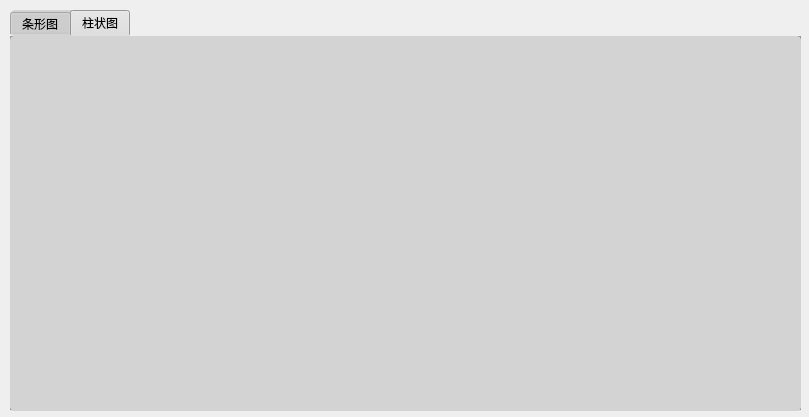
<?xml version="1.0" encoding="UTF-8"?>
<ui version="4.0">
 <class>Form</class>
 <widget class="QWidget" name="Form">
  <property name="geometry">
   <rect>
    <x>0</x>
    <y>0</y>
    <width>809</width>
    <height>417</height>
   </rect>
  </property>
  <property name="windowTitle">
   <string>Form</string>
  </property>
  <widget class="QTabWidget" name="tabWidgetBar">
   <property name="geometry">
    <rect>
     <x>10</x>
     <y>10</y>
     <width>791</width>
     <height>401</height>
    </rect>
   </property>
   <property name="styleSheet">
    <string notr="true">background-color: lightgray;
border-radius:5px;</string>
   </property>
   <property name="currentIndex">
    <number>1</number>
   </property>
   <widget class="QWidget" name="tabBar">
    <attribute name="title">
     <string>条形图</string>
    </attribute>
   </widget>
   <widget class="QWidget" name="tabLine">
    <attribute name="title">
     <string>柱状图</string>
    </attribute>
   </widget>
  </widget>
 </widget>
 <resources/>
 <connections/>
</ui>
